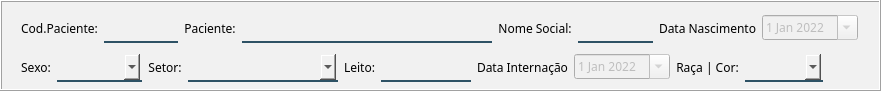
                         <widget class="QFrame" name="frame_21">
                          <property name="geometry">
                           <rect>
                            <x>70</x>
                            <y>80</y>
                            <width>881</width>
                            <height>91</height>
                           </rect>
                          </property>
                          <property name="styleSheet">
                           <string notr="true">background-color: rgb(241, 241, 241);</string>
                          </property>
                          <property name="frameShape">
                           <enum>QFrame::Box</enum>
                          </property>
                          <property name="frameShadow">
                           <enum>QFrame::Raised</enum>
                          </property>
                          <property name="lineWidth">
                           <number>1</number>
                          </property>
                          <property name="midLineWidth">
                           <number>0</number>
                          </property>
                          <widget class="QWidget" name="layoutWidget_5">
                           <property name="geometry">
                            <rect>
                             <x>21</x>
                             <y>48</y>
                             <width>802</width>
                             <height>38</height>
                            </rect>
                           </property>
                           <layout class="QHBoxLayout" name="horizontalLayout_6">
                            <item>
                             <widget class="QLabel" name="label_70">
                              <property name="font">
                               <font>
                                <family>Reem Kufi</family>
                               </font>
                              </property>
                              <property name="styleSheet">
                               <string notr="true">color: rgb(0, 0, 0);</string>
                              </property>
                              <property name="text">
                               <string>Sexo:</string>
                              </property>
                              <property name="alignment">
                               <set>Qt::AlignCenter</set>
                              </property>
                             </widget>
                            </item>
                            <item>
                             <widget class="QComboBox" name="cb_sex">
                              <property name="enabled">
                               <bool>false</bool>
                              </property>
                              <property name="maximumSize">
                               <size>
                                <width>85</width>
                                <height>16777215</height>
                               </size>
                              </property>
                              <property name="font">
                               <font>
                                <family>Reem Kufi</family>
                               </font>
                              </property>
                              <property name="styleSheet">
                               <string notr="true">border:2px solid rgba(0,0,0,0);
border-bottom-color:rgba(46,82,101,255);
color:rgb(0,0,0);
padding-bottom:7px</string>
                              </property>
                              <item>
                               <property name="text">
                                <string/>
                               </property>
                              </item>
                              <item>
                               <property name="text">
                                <string>Masculino</string>
                               </property>
                              </item>
                              <item>
                               <property name="text">
                                <string>Feminino</string>
                               </property>
                              </item>
                              <item>
                               <property name="text">
                                <string>Transgênero</string>
                               </property>
                              </item>
                              <item>
                               <property name="text">
                                <string>Cisgênero</string>
                               </property>
                              </item>
                              <item>
                               <property name="text">
                                <string>Não-binário</string>
                               </property>
                              </item>
                             </widget>
                            </item>
                            <item>
                             <widget class="QLabel" name="label_71">
                              <property name="font">
                               <font>
                                <family>Reem Kufi</family>
                               </font>
                              </property>
                              <property name="styleSheet">
                               <string notr="true">color: rgb(0, 0, 0);</string>
                              </property>
                              <property name="text">
                               <string>Setor:</string>
                              </property>
                              <property name="alignment">
                               <set>Qt::AlignCenter</set>
                              </property>
                             </widget>
                            </item>
                            <item>
                             <widget class="QComboBox" name="cb_seto">
                              <property name="enabled">
                               <bool>false</bool>
                              </property>
                              <property name="minimumSize">
                               <size>
                                <width>150</width>
                                <height>0</height>
                               </size>
                              </property>
                              <property name="maximumSize">
                               <size>
                                <width>150</width>
                                <height>16777215</height>
                               </size>
                              </property>
                              <property name="font">
                               <font>
                                <family>Reem Kufi</family>
                               </font>
                              </property>
                              <property name="styleSheet">
                               <string notr="true">border:2px solid rgba(0,0,0,0);
border-bottom-color:rgba(46,82,101,255);
color:rgb(0,0,0);
padding-bottom:7px</string>
                              </property>
                             </widget>
                            </item>
                            <item>
                             <widget class="QLabel" name="label_72">
                              <property name="maximumSize">
                               <size>
                                <width>90</width>
                                <height>16777215</height>
                               </size>
                              </property>
                              <property name="font">
                               <font>
                                <family>Reem Kufi</family>
                               </font>
                              </property>
                              <property name="styleSheet">
                               <string notr="true">color: rgb(0, 0, 0);</string>
                              </property>
                              <property name="text">
                               <string>Leito:</string>
                              </property>
                              <property name="alignment">
                               <set>Qt::AlignCenter</set>
                              </property>
                             </widget>
                            </item>
                            <item>
                             <widget class="QLineEdit" name="txt_leit">
                              <property name="enabled">
                               <bool>false</bool>
                              </property>
                              <property name="maximumSize">
                               <size>
                                <width>90</width>
                                <height>16777215</height>
                               </size>
                              </property>
                              <property name="font">
                               <font>
                                <family>Reem Kufi</family>
                               </font>
                              </property>
                              <property name="styleSheet">
                               <string notr="true">border:2px solid rgba(0,0,0,0);
border-bottom-color:rgba(46,82,101,255);
color:rgb(0,0,0);
padding-bottom:7px</string>
                              </property>
                             </widget>
                            </item>
                            <item>
                             <widget class="QLabel" name="label_73">
                              <property name="font">
                               <font>
                                <family>Reem Kufi</family>
                               </font>
                              </property>
                              <property name="styleSheet">
                               <string notr="true">color: rgb(0, 0, 0);</string>
                              </property>
                              <property name="text">
                               <string>Data Internação</string>
                              </property>
                              <property name="alignment">
                               <set>Qt::AlignCenter</set>
                              </property>
                             </widget>
                            </item>
                            <item>
                             <widget class="QDateEdit" name="dt_internacao">
                              <property name="enabled">
                               <bool>false</bool>
                              </property>
                              <property name="font">
                               <font>
                                <family>Reem Kufi</family>
                               </font>
                              </property>
                              <property name="dateTime">
                               <datetime>
                                <hour>12</hour>
                                <minute>0</minute>
                                <second>0</second>
                                <year>2022</year>
                                <month>1</month>
                                <day>1</day>
                               </datetime>
                              </property>
                              <property name="calendarPopup">
                               <bool>true</bool>
                              </property>
                             </widget>
                            </item>
                            <item>
                             <widget class="QLabel" name="label_66">
                              <property name="font">
                               <font>
                                <family>Reem Kufi</family>
                               </font>
                              </property>
                              <property name="styleSheet">
                               <string notr="true">color: rgb(0, 0, 0);</string>
                              </property>
                              <property name="text">
                               <string>Raça | Cor:</string>
                              </property>
                              <property name="alignment">
                               <set>Qt::AlignCenter</set>
                              </property>
                             </widget>
                            </item>
                            <item>
                             <widget class="QComboBox" name="cb_rac">
                              <property name="enabled">
                               <bool>false</bool>
                              </property>
                              <property name="maximumSize">
                               <size>
                                <width>90</width>
                                <height>16777215</height>
                               </size>
                              </property>
                              <property name="font">
                               <font>
                                <family>Reem Kufi</family>
                               </font>
                              </property>
                              <property name="styleSheet">
                               <string notr="true">border:2px solid rgba(0,0,0,0);
border-bottom-color:rgba(46,82,101,255);
color:rgb(0,0,0);
padding-bottom:7px</string>
                              </property>
                              <item>
                               <property name="text">
                                <string/>
                               </property>
                              </item>
                              <item>
                               <property name="text">
                                <string>Amarelo</string>
                               </property>
                              </item>
                              <item>
                               <property name="text">
                                <string>Branco</string>
                               </property>
                              </item>
                              <item>
                               <property name="text">
                                <string>Indigena</string>
                               </property>
                              </item>
                              <item>
                               <property name="text">
                                <string>Pardo</string>
                               </property>
                              </item>
                              <item>
                               <property name="text">
                                <string>Preto</string>
                               </property>
                              </item>
                              <item>
                               <property name="text">
                                <string>Indefinido</string>
                               </property>
                              </item>
                             </widget>
                            </item>
                           </layout>
                          </widget>
                          <widget class="QWidget" name="layoutWidget_6">
                           <property name="geometry">
                            <rect>
                             <x>21</x>
                             <y>8</y>
                             <width>837</width>
                             <height>40</height>
                            </rect>
                           </property>
                           <layout class="QHBoxLayout" name="horizontalLayout_22">
                            <item>
                             <widget class="QLabel" name="label_67">
                              <property name="font">
                               <font>
                                <family>Reem Kufi</family>
                               </font>
                              </property>
                              <property name="styleSheet">
                               <string notr="true">color: rgb(0, 0, 0);</string>
                              </property>
                              <property name="text">
                               <string>Cod.Paciente:</string>
                              </property>
                              <property name="alignment">
                               <set>Qt::AlignCenter</set>
                              </property>
                             </widget>
                            </item>
                            <item>
                             <widget class="QLineEdit" name="txt_codPacient">
                              <property name="enabled">
                               <bool>false</bool>
                              </property>
                              <property name="minimumSize">
                               <size>
                                <width>60</width>
                                <height>0</height>
                               </size>
                              </property>
                              <property name="maximumSize">
                               <size>
                                <width>90</width>
                                <height>16777215</height>
                               </size>
                              </property>
                              <property name="font">
                               <font>
                                <family>Reem Kufi</family>
                               </font>
                              </property>
                              <property name="styleSheet">
                               <string notr="true">border:2px solid rgba(0,0,0,0);
border-bottom-color:rgba(46,82,101,255);
color:rgb(0,0,0);
padding-bottom:7px</string>
                              </property>
                             </widget>
                            </item>
                            <item>
                             <layout class="QHBoxLayout" name="horizontalLayout_21">
                              <item>
                               <widget class="QLabel" name="label_68">
                                <property name="font">
                                 <font>
                                  <family>Reem Kufi</family>
                                 </font>
                                </property>
                                <property name="styleSheet">
                                 <string notr="true">color: rgb(0, 0, 0);</string>
                                </property>
                                <property name="text">
                                 <string>Paciente:</string>
                                </property>
                                <property name="alignment">
                                 <set>Qt::AlignCenter</set>
                                </property>
                               </widget>
                              </item>
                              <item>
                               <widget class="QLineEdit" name="txt_nmPacient">
                                <property name="enabled">
                                 <bool>false</bool>
                                </property>
                                <property name="minimumSize">
                                 <size>
                                  <width>250</width>
                                  <height>0</height>
                                 </size>
                                </property>
                                <property name="maximumSize">
                                 <size>
                                  <width>400</width>
                                  <height>16777215</height>
                                 </size>
                                </property>
                                <property name="font">
                                 <font>
                                  <family>Reem Kufi</family>
                                 </font>
                                </property>
                                <property name="styleSheet">
                                 <string notr="true">border:2px solid rgba(0,0,0,0);
border-bottom-color:rgba(46,82,101,255);
color:rgb(0,0,0);
padding-bottom:7px</string>
                                </property>
                                <property name="text">
                                 <string/>
                                </property>
                               </widget>
                              </item>
                             </layout>
                            </item>
                            <item>
                             <widget class="QLabel" name="label_82">
                              <property name="font">
                               <font>
                                <family>Reem Kufi</family>
                               </font>
                              </property>
                              <property name="styleSheet">
                               <string notr="true">color: rgb(0, 0, 0);</string>
                              </property>
                              <property name="text">
                               <string>Nome Social:</string>
                              </property>
                              <property name="alignment">
                               <set>Qt::AlignCenter</set>
                              </property>
                             </widget>
                            </item>
                            <item>
                             <widget class="QLineEdit" name="txt_social">
                              <property name="enabled">
                               <bool>false</bool>
                              </property>
                              <property name="minimumSize">
                               <size>
                                <width>60</width>
                                <height>0</height>
                               </size>
                              </property>
                              <property name="maximumSize">
                               <size>
                                <width>90</width>
                                <height>16777215</height>
                               </size>
                              </property>
                              <property name="font">
                               <font>
                                <family>Reem Kufi</family>
                               </font>
                              </property>
                              <property name="styleSheet">
                               <string notr="true">border:2px solid rgba(0,0,0,0);
border-bottom-color:rgba(46,82,101,255);
color:rgb(0,0,0);
padding-bottom:7px</string>
                              </property>
                             </widget>
                            </item>
                            <item>
                             <widget class="QLabel" name="label_69">
                              <property name="font">
                               <font>
                                <family>Reem Kufi</family>
                               </font>
                              </property>
                              <property name="styleSheet">
                               <string notr="true">color: rgb(0, 0, 0);</string>
                              </property>
                              <property name="text">
                               <string>Data Nascimento</string>
                              </property>
                              <property name="alignment">
                               <set>Qt::AlignCenter</set>
                              </property>
                             </widget>
                            </item>
                            <item>
                             <widget class="QDateEdit" name="dt_nascimento">
                              <property name="enabled">
                               <bool>false</bool>
                              </property>
                              <property name="font">
                               <font>
                                <family>Reem Kufi</family>
                               </font>
                              </property>
                              <property name="dateTime">
                               <datetime>
                                <hour>12</hour>
                                <minute>0</minute>
                                <second>0</second>
                                <year>2022</year>
                                <month>1</month>
                                <day>1</day>
                               </datetime>
                              </property>
                              <property name="calendarPopup">
                               <bool>true</bool>
                              </property>
                             </widget>
                            </item>
                           </layout>
                          </widget>
                         </widget>
